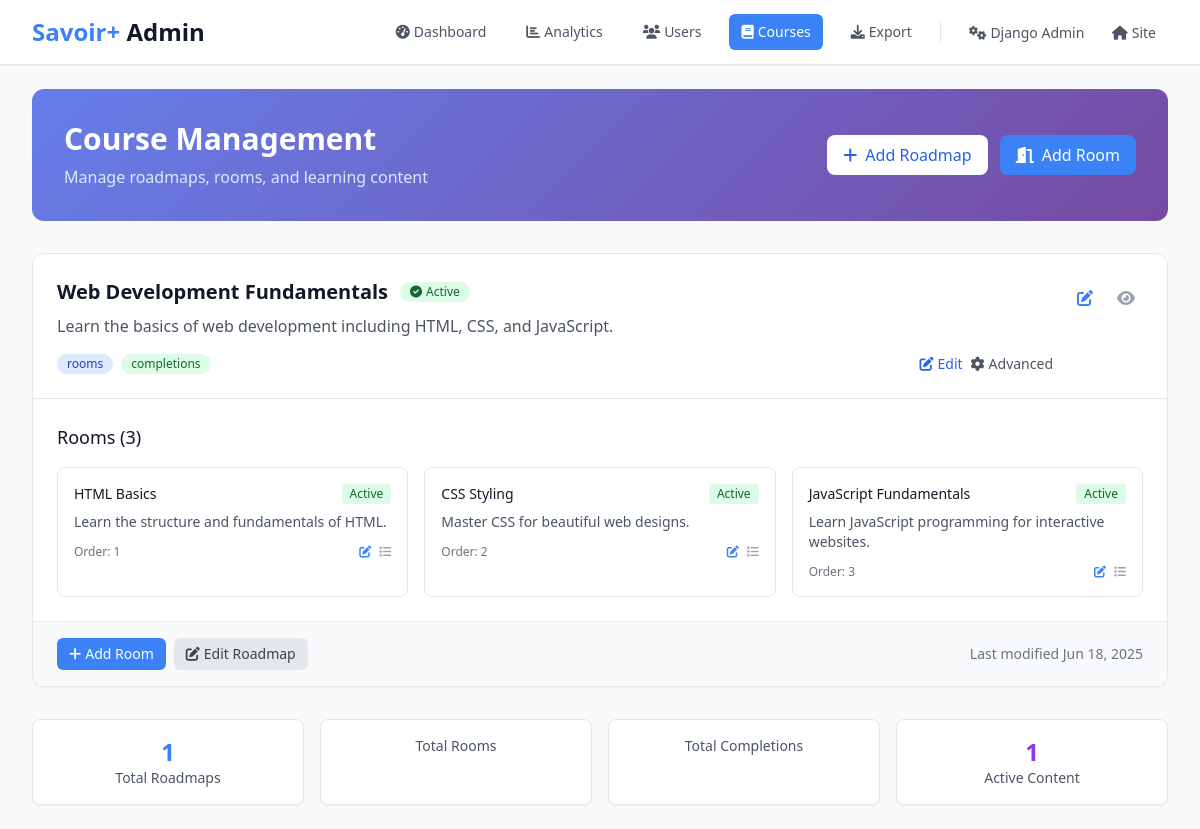
The page /manage/courses/ (signed in) on the database as committed earlier.
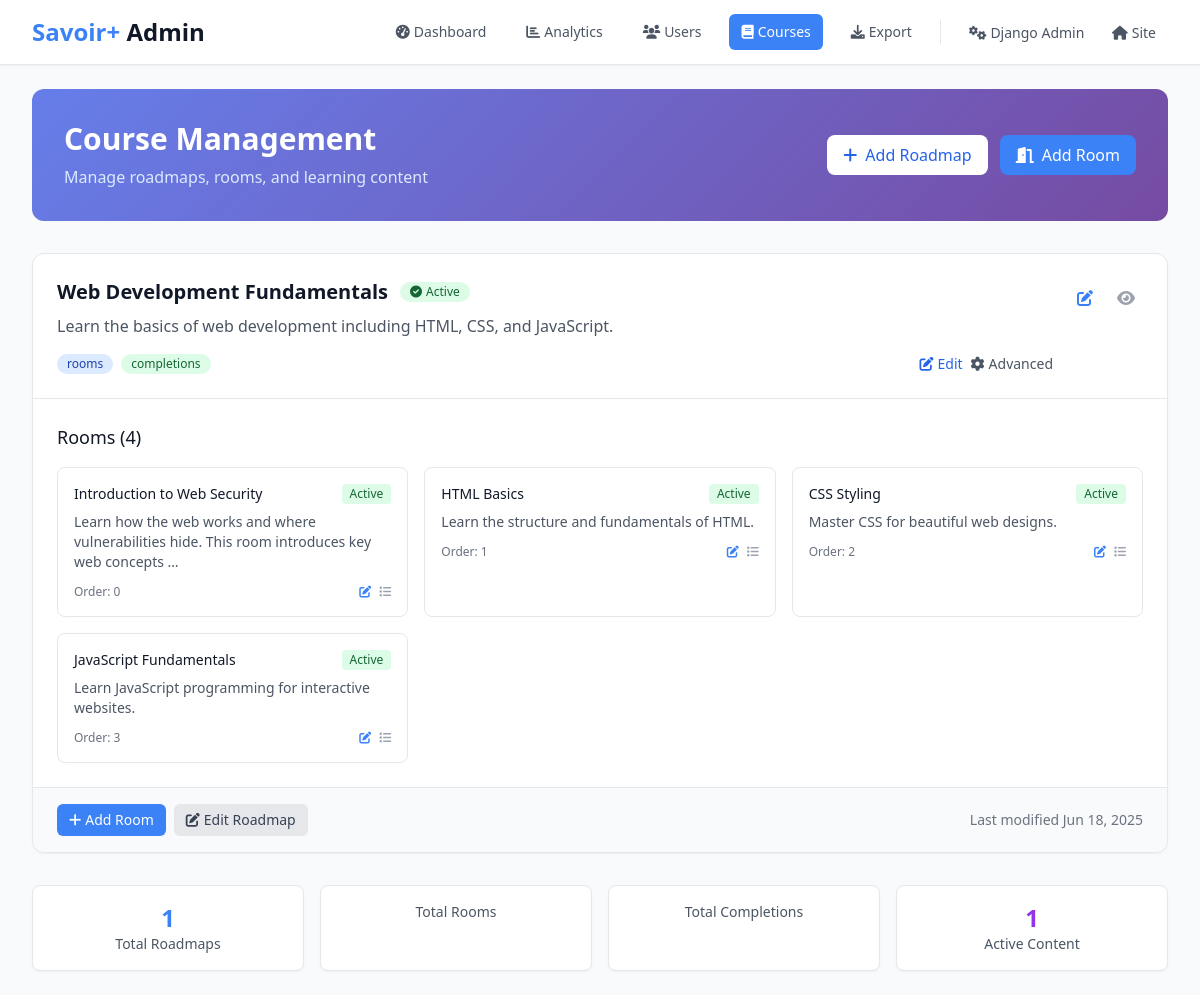
The same page on the database as committed later.
### lms/models.py (models this page shows, shortened)
class Roadmap(models.Model):
    title = models.CharField(max_length=200, verbose_name=_('Title'))
    title_fr = models.CharField(max_length=200, blank=True, verbose_name=_('Title (French)'))
    description = models.TextField(verbose_name=_('Description'))
    description_fr = models.TextField(blank=True, verbose_name=_('Description (French)'))
    is_active = models.BooleanField(default=True, verbose_name=_('Is Active'))
    created_at = models.DateTimeField(auto_now_add=True)
    class Meta:
        verbose_name = _('Roadmap')
        verbose_name_plural = _('Roadmaps')

class Room(models.Model):
    title = models.CharField(max_length=200, verbose_name=_('Title'))
    title_fr = models.CharField(max_length=200, blank=True, verbose_name=_('Title (French)'))
    description = models.TextField(verbose_name=_('Description'))
    description_fr = models.TextField(blank=True, verbose_name=_('Description (French)'))
    roadmap = models.ForeignKey(Roadmap, on_delete=models.CASCADE, related_name='rooms', verbose_name=_('Roadmap'))
    prerequisite_room = models.ForeignKey('self', on_delete=models.SET_NULL, blank=True, null=True, verbose_name=_('Prerequisite Room'))
    order = models.PositiveIntegerField(default=0, verbose_name=_('Order'))
    is_active = models.BooleanField(default=True, verbose_name=_('Is Active'))
    created_at = models.DateTimeField(auto_now_add=True)
    class Meta:
        verbose_name = _('Room')
        verbose_name_plural = _('Rooms')
        ordering = ['roadmap', 'order']

### lms/views.py (the view)
# urls.py: path('manage/courses/', views.admin_course_management, name='admin_course_management'),
@staff_member_required
def admin_course_management(request):
    roadmaps = Roadmap.objects.all().prefetch_related('rooms__sections')
    rooms = Room.objects.all().select_related('roadmap').prefetch_related('sections')
    context = {
        'roadmaps': roadmaps,
        'rooms': rooms,
        'total_roadmaps': roadmaps.count(),
        'total_rooms': rooms.count(),
        'total_sections': Section.objects.count(),
    }
    return render(request, 'admin/course_management.html', context)

### lms/models.py (called while the page is built)
    def save(self, *args, **kwargs):
        if not self.trial_start_date:
            from django.utils import timezone
            self.trial_start_date = timezone.now()
        if not self.trial_end_date and self.trial_start_date:
            self.trial_end_date = self.trial_start_date + timedelta(days=15)
        super().save(*args, **kwargs)

### templates/admin/course_management.html (shortened to what the changed rows need)
<!DOCTYPE html>
<html lang="en">
<head>
    <script src="https://cdn.tailwindcss.com"></script>
    <link rel="stylesheet" href="https://cdnjs.cloudflare.com/ajax/libs/font-awesome/6.0.0/css/all.min.css">
</head>
<body class="bg-gray-50 min-h-screen">
    <header class="bg-white shadow-sm border-b border-gray-200">
        <div class="max-w-7xl mx-auto px-4 sm:px-6 lg:px-8">
            <div class="flex justify-between items-center h-16">
                <div class="flex items-center">
                    <div class="flex-shrink-0">
                        <h1 class="text-2xl font-bold text-gray-900">
                            <span class="text-primary">Savoir+</span> Admin
                        </h1>
                    </div>
                </div>
            </div>
        </div>
    </header>
    <main class="max-w-7xl mx-auto py-6 px-4 sm:px-6 lg:px-8">
        <div class="mb-8">
            <div class="gradient-bg rounded-xl p-8 text-white">
                <div class="flex justify-between items-center">
                    <div>
                        <h1 class="text-3xl font-bold mb-2">Course Management</h1>
                    </div>
                </div>
            </div>
        </div>
        <div class="space-y-6">
            {% for roadmap in roadmaps %}
            <div class="bg-white rounded-xl shadow-sm border border-gray-200 overflow-hidden card-hover">
                <div class="p-6 border-b border-gray-200">
                    <div class="flex justify-between items-start">
                        <div class="flex-1">
                            <div class="flex items-center mb-2">
                                <h3 class="text-xl font-semibold text-gray-900">{{ roadmap.title }}</h3>
                                {% if roadmap.is_active %}
                                    <span class="ml-3 inline-flex items-center px-2.5 py-0.5 rounded-full text-xs font-medium bg-green-100 text-green-800">
                                        <i class="fas fa-check-circle mr-1"></i>Active
                                    </span>
                                {% else %}
                                    <span class="ml-3 inline-flex items-center px-2.5 py-0.5 rounded-full text-xs font-medium bg-gray-100 text-gray-800">
                                        <i class="fas fa-pause-circle mr-1"></i>Inactive
                                    </span>
                                {% endif %}
                            </div>
                            <p class="text-gray-600 mb-4">{{ roadmap.description|truncatewords:20 }}</p>
                            <div class="flex items-center justify-between">
                                <div class="flex items-center space-x-2">
                                    <span class="inline-flex items-center px-2.5 py-0.5 rounded-full text-xs font-medium bg-blue-100 text-blue-800">
                                        {{ roadmap.room_count }} rooms
                                    </span>
                                    <span class="inline-flex items-center px-2.5 py-0.5 rounded-full text-xs font-medium bg-green-100 text-green-800">
                                        {{ roadmap.completion_count }} completions
                                    </span>
                                </div>
                                <div class="flex items-center space-x-2">
                                    <a href="/manage/roadmap/{{ roadmap.id }}/edit/"
                                       class="text-blue-600 hover:text-blue-800 text-sm font-medium">
                                        <i class="fas fa-edit mr-1"></i>Edit
                                    </a>
                                    <a href="/admin/lms/roadmap/{{ roadmap.id }}/change/"
                                       class="text-gray-600 hover:text-gray-800 text-sm font-medium">
                                        <i class="fas fa-cog mr-1"></i>Advanced
                                    </a>
                                </div>
                            </div>
                        </div>
                        <div class="flex items-center space-x-2 ml-4">
                            <a href="/admin/lms/roadmap/{{ roadmap.id }}/change/" class="text-primary hover:text-primary-dark p-2 rounded-lg hover:bg-blue-50 transition-colors" title="Edit Roadmap">
                                <i class="fas fa-edit"></i>
                            </a>
                            <a href="#" class="text-gray-400 hover:text-gray-600 p-2 rounded-lg hover:bg-gray-50 transition-colors" title="View Details">
                                <i class="fas fa-eye"></i>
                            </a>
                        </div>
                    </div>
                </div>
                <div class="p-6">
                    <h4 class="text-lg font-medium text-gray-900 mb-4">Rooms ({{ roadmap.rooms.count }})</h4>
                    {% if roadmap.rooms.exists %}
                        <div class="grid grid-cols-1 md:grid-cols-2 lg:grid-cols-3 gap-4">
                            {% for room in roadmap.rooms.all %}
                            <div class="border border-gray-200 rounded-lg p-4 hover:border-primary transition-colors">
                                <div class="flex justify-between items-start mb-2">
                                    <h5 class="font-medium text-gray-900 text-sm">{{ room.title }}</h5>
                                    {% if room.is_active %}
                                        <span class="inline-flex items-center px-2 py-0.5 rounded text-xs font-medium bg-green-100 text-green-800">
                                            Active
                                        </span>
                                    {% else %}
                                        <span class="inline-flex items-center px-2 py-0.5 rounded text-xs font-medium bg-gray-100 text-gray-800">
                                            Inactive
                                        </span>
                                    {% endif %}
                                </div>
                                <p class="text-gray-600 text-sm mb-3">{{ room.description|truncatewords:15 }}</p>
                                <div class="flex justify-between items-center text-xs text-gray-500">
                                    <span>Order: {{ room.order }}</span>
                                    <div class="flex space-x-2">
                                        <a href="/admin/lms/room/{{ room.id }}/change/" class="text-primary hover:text-primary-dark" title="Edit Room">
                                            <i class="fas fa-edit"></i>
                                        </a>
                                        <a href="#" class="text-gray-400 hover:text-gray-600" title="View Sections">
                                            <i class="fas fa-list"></i>
                                        </a>
                                    </div>
                                </div>
                            </div>
                            {% endfor %}
                        </div>
                    {% endif %}
                </div>
                <div class="px-6 py-4 bg-gray-50 border-t border-gray-200">
                    <div class="flex justify-between items-center">
                        <div class="flex space-x-2">
                            <a href="/admin/lms/room/add/?roadmap={{ roadmap.id }}" class="inline-flex items-center px-3 py-1.5 text-sm bg-primary text-white rounded-md hover:bg-primary-dark transition-colors">
                                <i class="fas fa-plus mr-1"></i>Add Room
                            </a>
                            <a href="/admin/lms/roadmap/{{ roadmap.id }}/change/" class="inline-flex items-center px-3 py-1.5 text-sm bg-gray-200 text-gray-700 rounded-md hover:bg-gray-300 transition-colors">
                                <i class="fas fa-edit mr-1"></i>Edit Roadmap
                            </a>
                        </div>
                        <div class="text-sm text-gray-500">
                            Last modified {{ roadmap.created_at|date:"M d, Y" }}
                        </div>
                    </div>
                </div>
            </div>
            {% endfor %}
        </div>
    </main>
</body>
</html>

Rows that differ between the two databases and show on the page:
computed for Roadmap "Web Development Fundamentals": rooms.count "3" → "4"
added Room: title "Introduction to Web Security", is_active "Active", description "Learn how the web works and where vulnerabilities hide. This room introduces key web concepts …", order "0"
